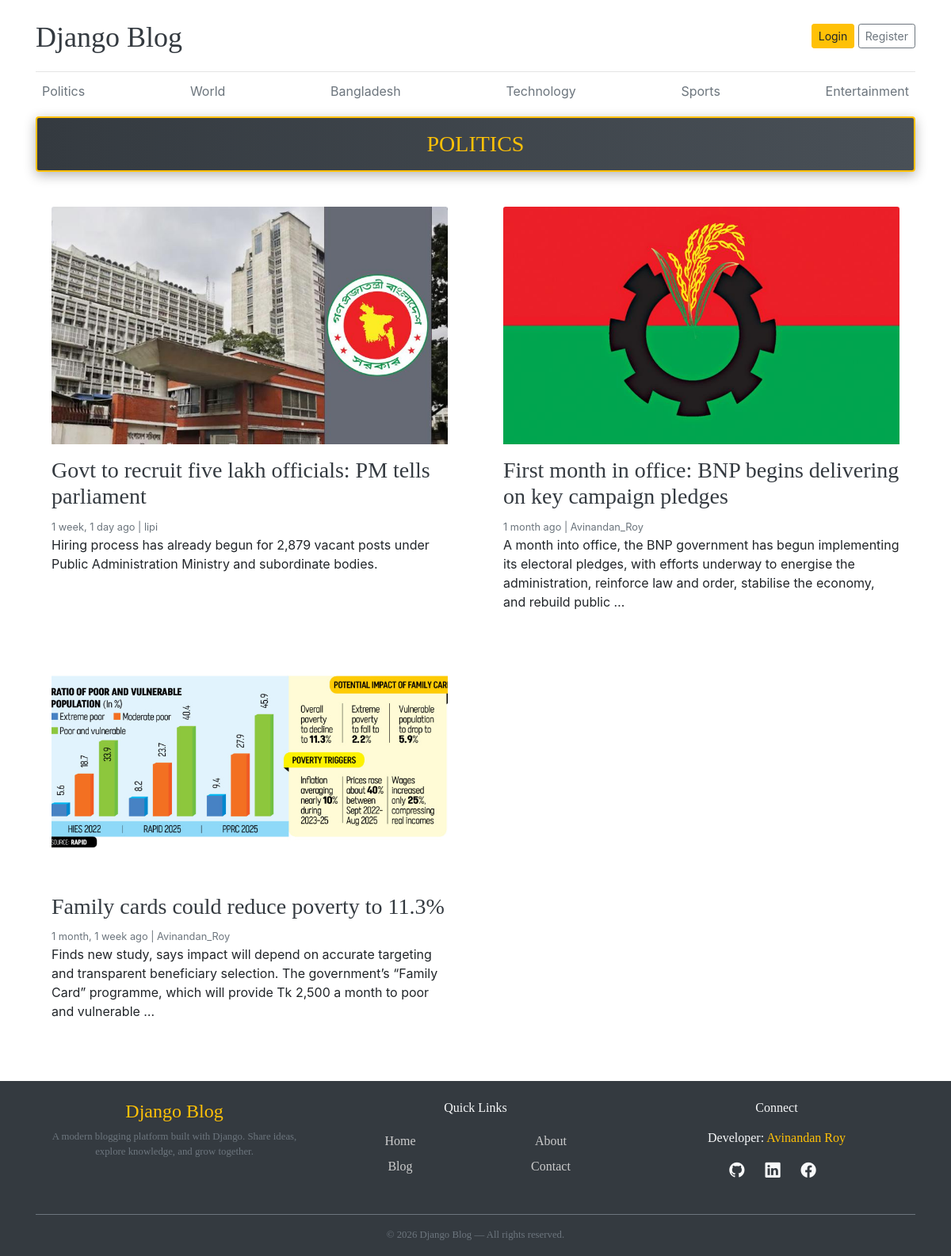
Page /category/1/ on the committed database.
### blogs/models.py (models this page shows, shortened)
class Category(models.Model):
    category_name = models.CharField(max_length= 100 , unique= True)
    created_at = models.DateTimeField(auto_now_add= True)
    updated_at = models.DateTimeField(auto_now= True)
    class Meta:
        verbose_name = 'Category'
        verbose_name_plural = 'Categories'
    def __str__(self):
        return self.category_name

class Blog(models.Model):
    title = models.CharField(max_length= 200)
    slug = models.SlugField(max_length=300 , unique= True, blank= True)
    category = models.ForeignKey(Category , on_delete=models.CASCADE)
    author = models.ForeignKey(User , on_delete= models.CASCADE)
    featured_image = models.ImageField(upload_to='uploads/%Y/%m/%d/')
    short_description = models.TextField(max_length=500)
    blog_body = models.TextField(max_length=10000)
    status = models.CharField(choices=STATUS_CHOICES, default='Draft' ,max_length=20)
    is_featured = models.BooleanField(default=False)
    created_at = models.DateTimeField(auto_now_add= True)
    updated_at = models.DateTimeField(auto_now= True)
    class Meta:
        verbose_name = 'Blog'
        verbose_name_plural = 'Blogs'
        ordering = ['-created_at']

### blogs/views.py (the view)
# urls.py: path('<int:category_id>/', views.post_by_category, name='post_by_category', ),
def post_by_category(request, category_id):
    posts = Blog.objects.filter(status= 'Published' , category__id= category_id)
    category = get_object_or_404(Category ,id = category_id)
    context = {
        'posts': posts,
        'category': category,
    }
    return render(request, 'post_by_category.html' , context )

### blogs/context_processors.py (called while the page is built)
def get_categories(request):
    categories = Category.objects.all()
    return dict( categories = categories )

def get_social_Links(request):
    social_links = Social_Media_Link.objects.all()
    return dict(social_links = social_links)

### templates/post_by_category.html (shortened to what this page needs)
{% extends 'base.html' %}
{% block content %}
  {% if category %}
    <h3 class="text-center text-uppercase text-warning p-3 mb-4 rounded" style="background: linear-gradient(90deg, #343a40, #495057); border: 2px solid #ffc107; box-shadow: 0 4px 15px rgba(0,0,0,0.3);">{{ category.category_name }}</h3>
  {% endif %}
  <div class="row mb-2">
    {% if posts %}
      {% for post in posts %}
        <div class="col-md-6">
          <div class="card border-0">
            <div class="card-body">
              {% if post.featured_image %}
                <img src="{{ post.featured_image.url }}" class="card-img-top mb-3" style="height:300px; object-fit:cover;" />
              {% endif %}
              <h3><a href="{% url 'single_post_view' post.category post.slug %}" class="text-dark">{{ post.title }}</a></h3>
              <small class="mb-1 text-muted">{{ post.created_at|timesince }} ago | {{ post.author }}</small>
              <p class="card-text">{{ post.short_description|truncatewords:30 }}</p>
            </div>
          </div>
        </div>
      {% endfor %}
    {% else %}
      <div class="col-12">
        <div class="alert alert-info text-center" role="alert">No posts available in this category.</div>
      </div>
    {% endif %}
  </div>
{% endblock %}

### templates/base.html (shortened to what this page needs)
{% load static %}
<!DOCTYPE html>
<html lang="en">
  <head>
    <link href="https://getbootstrap.com/docs/4.0/dist/css/bootstrap.min.css" rel="stylesheet" />
    <link href="https://cdn.jsdelivr.net/npm/bootstrap-icons@1.11.3/font/bootstrap-icons.css" rel="stylesheet" />
    <link rel="stylesheet" href="{% static 'css/blog.css' %}" />
  </head>
  <body>
    <div class="content-wrapper">
      <div class="container">
        <header class="blog-header py-3">
          <div class="row flex-nowrap justify-content-between align-items-center">
            <div class="col-8 pt-1">
              <a class="blog-header-logo text-dark" href="/">Django Blog</a>
            </div>
            <div class="col-4 d-flex justify-content-end align-items-center">
              {% if not user.is_authenticated %}
                <a class="btn btn-sm btn-warning" href="{% url 'login' %}">Login</a> &nbsp;
                <a class="btn btn-sm btn-outline-secondary" href="{% url 'register' %}">Register</a>
              {% else %}
                <a href="{% url 'dashboard' %}"><i class="bi bi-person pr-2 display-4 fw-bold"></i></a>
                <a class="btn btn-sm btn-danger" href="{% url 'logout' %}">Logout</a>
              {% endif %}
            </div>
          </div>
        </header>
        <div class="nav-scroller py-1 mb-2">
          <nav class="nav d-flex justify-content-between">
            {% for category in categories %}
              {% if category %}
                <a class="p-2 text-muted" href="{% url 'post_by_category' category.id %}">{{ category.category_name }}</a>
              {% endif %}
            {% endfor %}
          </nav>
        </div>
        {% block content %}
        {% endblock %}
      </div>
    </div>
    <footer class="footer bg-dark text-light pt-4 pb-3 mt-5">
      <div class="container">
        <div class="row text-center text-md-start">
          <div class="col-12 col-md-4 mb-4">
            <h4 class="fw-bold text-warning">Django Blog</h4>
            <p class="small text-muted px-2 px-md-0">A modern blogging platform built with Django. Share ideas, explore knowledge, and grow together.</p>
          </div>
          <div class="col-12 col-md-4 mb-4">
            <h6 class="fw-semibold mb-3">Quick Links</h6>
            <div class="row">
              <div class="col-6">
                <a href="/" class="footer-link py-1 d-block">Home</a>
                <a href="#" class="footer-link py-1 d-block">Blog</a>
              </div>
              <div class="col-6">
                <a href="#" class="footer-link py-1 d-block">About</a>
                <a href="#" class="footer-link py-1 d-block">Contact</a>
              </div>
            </div>
          </div>
          <div class="col-12 col-md-4 mb-4">
            <h6 class="fw-semibold mb-3">Connect</h6>
            <p>
              Developer:
              <a href="#" class="text-warning text-decoration-none fw-semibold">Avinandan Roy</a>
            </p>
            <div class="d-flex justify-content-center justify-content-md-center gap-3 mt-2">
              <a href="#" class="footer-icon text-light mx-2"><i class="bi bi-github"></i></a>
              <a href="#" class="footer-icon text-light mx-2"><i class="bi bi-linkedin"></i></a>
              <a href="#" class="footer-icon text-light mx-2"><i class="bi bi-facebook"></i></a>
            </div>
          </div>
        </div>
        <hr class="border-secondary my-3" />
        <div class="text-center small text-muted px-2">© 2026 Django Blog — All rights reserved.</div>
      </div>
    </footer>
  </body>
</html>

### static/css/blog.css (style rules this page uses)
.blog-header { border-bottom: 1px solid #e5e5e5; }
.blog-header-logo { font-family: "Playfair Display", Georgia, "Times New Roman", serif; font-size: 2.25rem; }
h1, h2, h3, h4, h5, h6 { font-family: "Playfair Display", Georgia, "Times New Roman", serif; }
.footer { font-family: "Playfair Display", Georgia, "Times New Roman", serif; }
.footer-link { color: #ccc; text-decoration: none; }
.footer-icon { font-size: 1.4rem; padding-right: 10px; color: #ccc; font-size: 1.2rem; }

### templates/base.html (style rules this page uses)
body { min-height: 100vh; display: flex; flex-direction: column; }
.content-wrapper { flex: 1 0 auto; }
footer { flex-shrink: 0; }

### rows in the picture
Category: category_name "Politics", category_name "POLITICS"
Category: category_name "World"
Category: category_name "Bangladesh"
Category: category_name "Technology"
Category: category_name "Sports"
Category: category_name "Entertainment"
Blog: featured_image (picture), title "Govt to recruit five lakh officials: PM tells parliament", created_at "1 week, 1 day", author "lipi", short_description "Hiring process has already begun for 2,879 vacant posts under Public Administration Ministry and subordinate bodies."
Blog: featured_image (picture), title "First month in office: BNP begins delivering on key campaign pledges", created_at "1 month", author "Avinandan_Roy", short_description "A month into office, the BNP government has begun implementing its electoral pledges, with efforts underway to energise the administration, reinforce law and order, stabilise the economy, and rebuild public …"
Blog: featured_image (picture), title "Family cards could reduce poverty to 11.3%", created_at "1 month, 1 week", author "Avinandan_Roy", short_description "Finds new study, says impact will depend on accurate targeting and transparent beneficiary selection. The government’s “Family Card” programme, which will provide Tk 2,500 a month to poor and vulnerable …"
